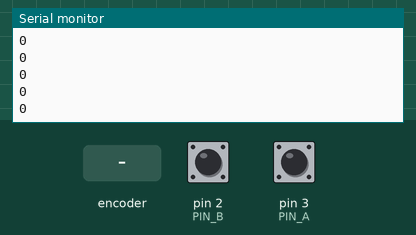
Bench run of a sketch on a simulated Arduino Uno, built with avr-gcc and run on an emulated ATmega328P. Shown: the last lines printed to the serial monitor. The inputs (shaded band) are chosen by the test bench; at power-on: pin 2 (PIN_B) HIGH, pin 3 (PIN_A) HIGH.

Above: at 1.2 s.
1.3 s: rotary encoder on pin 3 (PIN_A) / pin 2 (PIN_B) turned 1 step (first pin leading)
At 1.71 s:
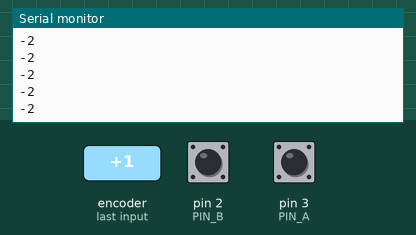
3.0 s: rotary encoder on pin 3 (PIN_A) / pin 2 (PIN_B) turned 1 step (first pin leading)
At 3.01 s:
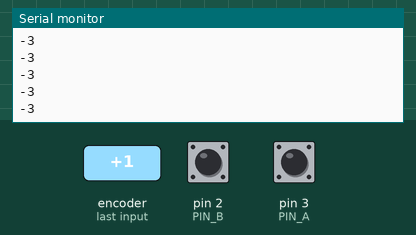
Timing chart, 0 to 6.0 s (numbered marks = the images above; inputs shaded):
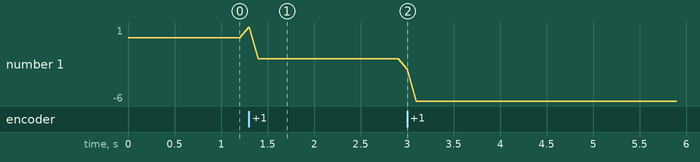

Measured:
- after the input at 1.3 s, the serial monitor: prints a new line at once (image 1)
- after the input at 3.0 s, the serial monitor: prints a new line at once (image 2)
- plotted number 1: 0 → -2 after the input at 1.3 s, -2 → -6 after the input at 3.0 s

The sketch:

firmware.ino
```cpp
volatile long count;
volatile byte last_symbol, symbol, a, b;

const int PIN_A = 3;
const int PIN_B = 2;

// There are two distinct seminibble sequences;
// one for forward, one reverse.
// Current byte     ->       0b00, 0b01, 0b10, 0b11
const byte fwd_sources[4] = {0b10, 0b00, 0b11, 0b01}; // <-     Previous byte
const byte rev_sources[4] = {0b01, 0b11, 0b00, 0b10}; // <-

void isr() {
	// We enter here whenever a rising or falling edge is seen on either channel.

	a = digitalRead(PIN_A);
	b = digitalRead(PIN_B);

	symbol = b + (a << 1);

	if(fwd_sources[symbol] == last_symbol) {
		count++;
	}

	if(rev_sources[symbol] == last_symbol) {
		count--;
	}

	last_symbol = symbol;
}

void setup() {
	Serial.begin(115200);

	// Initialize the interrupt pins (these need to be interrupt-capable).
	pinMode(PIN_A, INPUT_PULLUP);
	pinMode(PIN_B, INPUT_PULLUP);
	attachInterrupt(digitalPinToInterrupt(PIN_A), isr, CHANGE);
	attachInterrupt(digitalPinToInterrupt(PIN_B), isr, CHANGE);

	count = 0;
}
void loop() {
	if ( millis() % 100 == 0) {
		Serial.println(count);
	}
}
```
